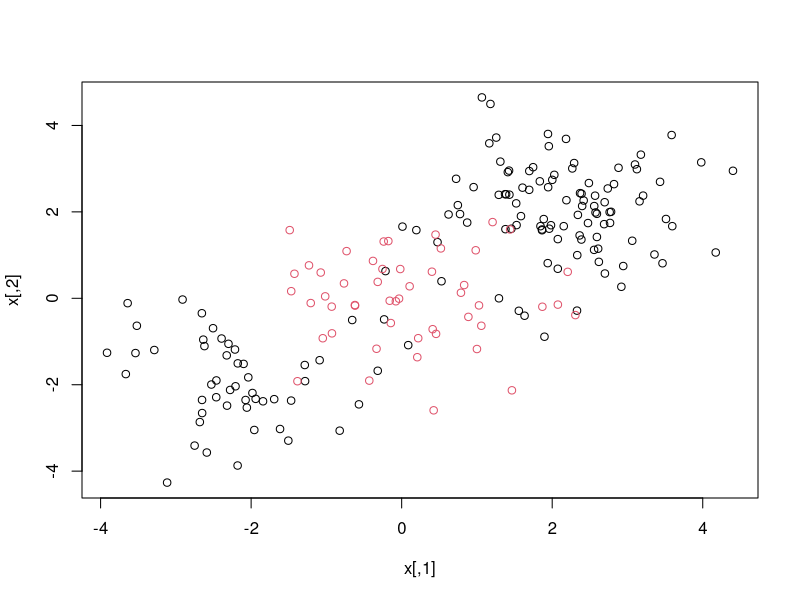
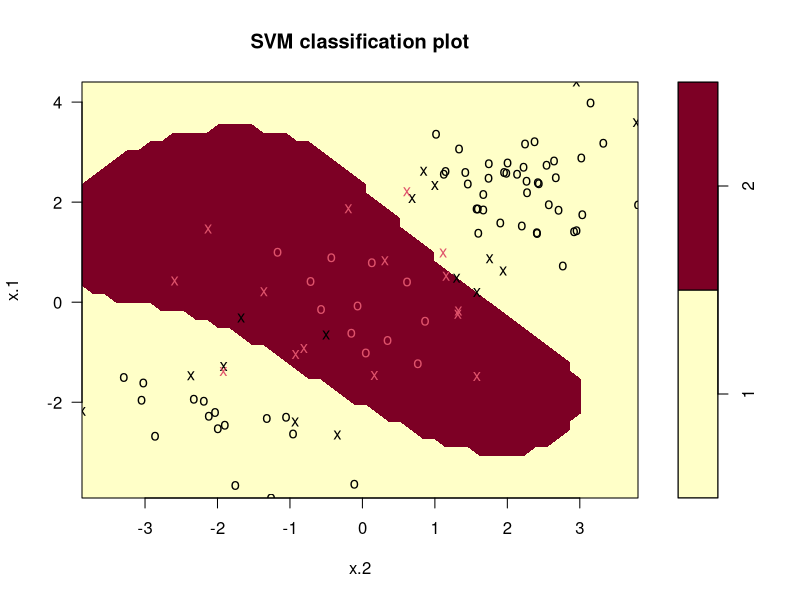
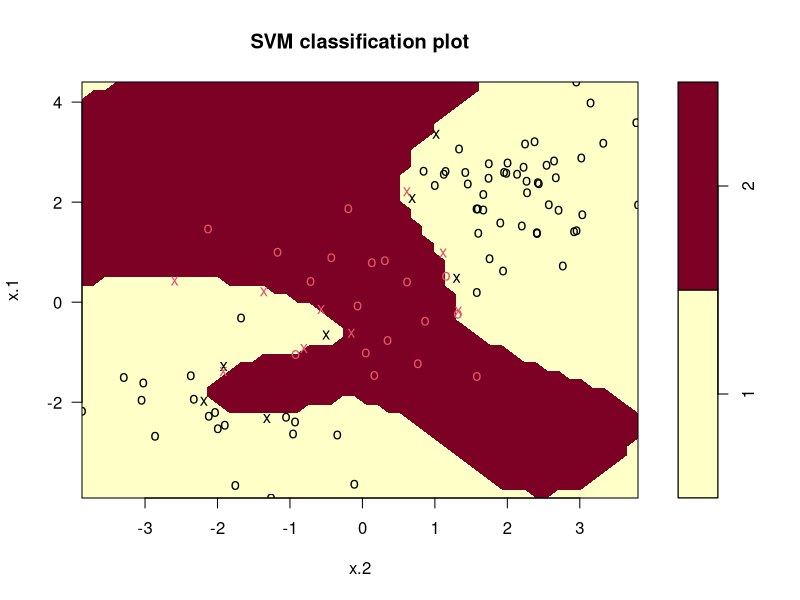
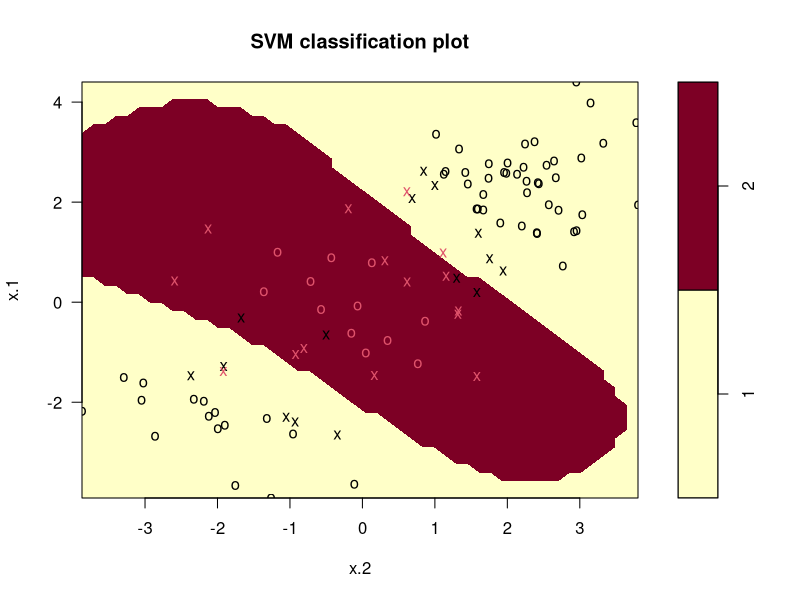

Generate these figures, in order, with R:
###################### Ch 09 Lab 2 - Support Vector Machines #####################
library(e1071) ##For svm() function.

##To fit a Support Vector Machine model we again use the svm() function in e1071 library.
##To fit an SVM with a polynomial kernel, we use kernel ="polynomial" argument 
##and use degree argument to specify the degree for the polynomial kernal.
##To fit an SVM with a radial kernel, we use kernel ="radial" argument and use
##gamma argument to specify the value of gamma for the radial basis kernel(Equation 9.24).

##First, we generate some data with a non-linear class boundary.
set.seed(1)
x =matrix(rnorm(200*2), ncol=2)
x[1:100, ] =x[1:100, ] + 2 ##Predictor data for Class I
x[101:150, ] =x[101:150, ] - 2 ##Predictor data for Class I 
y =c(rep(1, 150), rep(2, 50)) ##First 150 samples class I, last 50 samples class II
##Class I distributed at lower and upper parts of the distribution of x with class II at the middle.
dat =data.frame(x=x, y=as.factor(y))

##Plotting makes it clear that class boundary is indeed non-linear.
plot(x, col=y)


##Now the dataset is randomly split into test and training sets.
##We then fit the svm model with a radial kernel using the training set.
train =sample(200, 100)
svmfit =svm(y~., data =dat[train, ], kernel ="radial", gamma =1, cost =1)
plot(svmfit, dat[train, ])
summary(svmfit)

##The plot shows that the resulting SVM has a non-linear decision boundary.
##We can see that there are a fair number of training errors. 
##We can reduce the number of training errors if we incease the value of cost. However, this results
## in a more irregular decision boundary and may be overfitting the data.
svmfit =svm(y~., data =dat[train, ], kernel ="radial", gamma =1, cost =1e5)
plot(svmfit, dat[train, ]) ##Highly irregular decision boundary.

##We can use tune() function to perform cross validation to select best choice of gamma and cost.
set.seed(1)
tune.out =tune(svm, y~., data =dat[train, ], kernel ="radial", ranges =list(cost =c(0.1, 1, 10, 100, 1000), gamma =c(0.5, 1, 2, 3, 4)))
summary(tune.out)
##The best model is one with cost =1 and gamma =2
tune.out$best.model
plot(tune.out$best.model, dat[train, ])

##We can now view the test set predictions with the best model selected.
pred =predict(tune.out$best.model, newx =dat[-train, ])
table(true =dat[-train, "y"], pred =pred)
##We can combine the above two lines of code as follows:
##table(true =dat[-train, "y"], pred =predict(tune.out$best.model, newx =dat[-train, ]) )

##39% of the test observations are misclassified by this SVM.
(21+18)/(56+21+18+5)


rm(list =ls())
